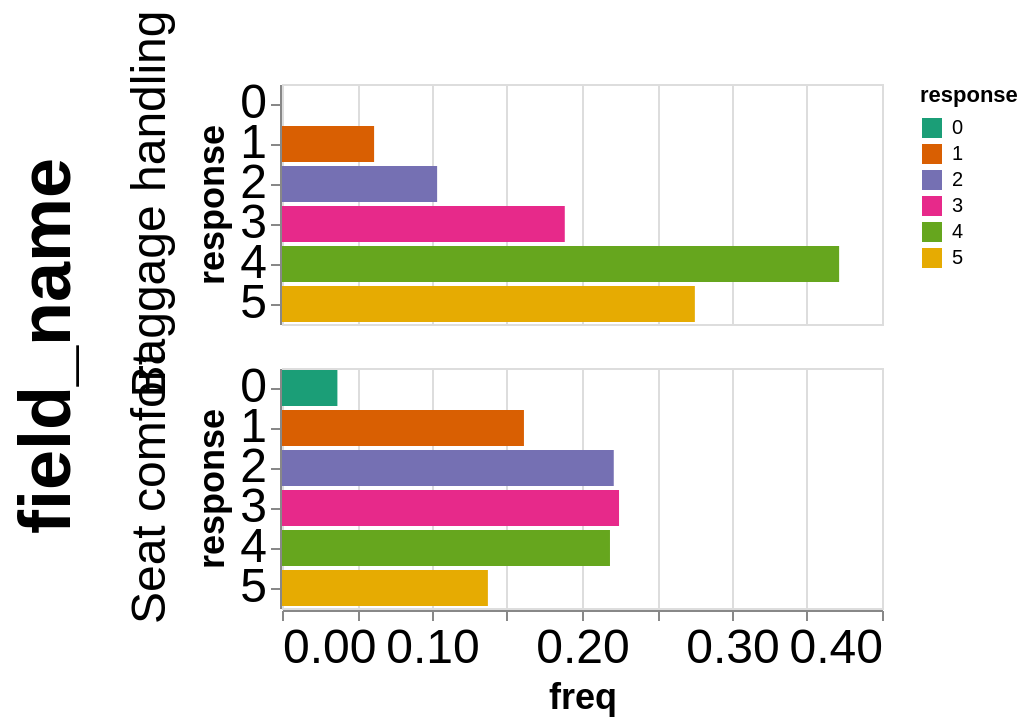

The specification (Vega-Lite) saved for this image:
### Vega-Lite specification from a JSON file in a GitHub repository (floating-point values rounded to 4 significant figures)
{"config": {"view": {}, "mark": {}, "axis": {"labelFontSize": 24, "titleFontSize": 18}, "header": {"labelFontSize": 24, "titleFontSize": 36}}, "data": {"name": "data-15438e8fdb25ef7003001cc1ded0d727"}, "facet": {"row": {"type": "nominal", "field": "field_name"}}, "spec": {"mark": "bar", "encoding": {"fill": {"type": "nominal", "field": "response", "scale": {"scheme": "dark2"}}, "x": {"type": "quantitative", "field": "freq"}, "y": {"type": "nominal", "field": "response"}}}, "$schema": "https://vega.github.io/schema/vega-lite/v5.json", "datasets": {"data-15438e8fdb25ef7003001cc1ded0d727": [{"Unnamed: 0": 0, "field_name": "Baggage handling", "response": 1, "count": 7975, "freq": 0.0614, "end_percent": 0.0614, "start_percent": 0.0, "negative": true, "end_percent2": -0.1034, "start_percent2": -0.1648}, {"Unnamed: 0": 1, "field_name": "Baggage handling", "response": 2, "count": 13432, "freq": 0.1034, "end_percent": 0.1648, "start_percent": 0.0614, "negative": true, "end_percent2": 0.0, "start_percent2": -0.1034}, {"Unnamed: 0": 2, "field_name": "Baggage handling", "response": 3, "count": 24485, "freq": 0.1885, "end_percent": 0.3533, "start_percent": 0.1648, "negative": false, "end_percent2": 0.1885, "start_percent2": 0.0}, {"Unnamed: 0": 3, "field_name": "Baggage handling", "response": 4, "count": 48240, "freq": 0.3714, "end_percent": 0.7248, "start_percent": 0.3533, "negative": false, "end_percent2": 0.5599, "start_percent2": 0.1885}, {"Unnamed: 0": 4, "field_name": "Baggage handling", "response": 5, "count": 35748, "freq": 0.2752, "end_percent": 1.0, "start_percent": 0.7248, "negative": false, "end_percent2": 0.8352, "start_percent2": 0.5599}, {"Unnamed: 0": 5, "field_name": "Seat comfort", "response": 0, "count": 4797, "freq": 0.03693, "end_percent": 0.03693, "start_percent": 0.0, "negative": true, "end_percent2": -0.3825, "start_percent2": -0.4194}, {"Unnamed: 0": 6, "field_name": "Seat comfort", "response": 1, "count": 20949, "freq": 0.1613, "end_percent": 0.1982, "start_percent": 0.03693, "negative": true, "end_percent2": -0.2212, "start_percent2": -0.3825}, {"Unnamed: 0": 7, "field_name": "Seat comfort", "response": 2, "count": 28726, "freq": 0.2212, "end_percent": 0.4194, "start_percent": 0.1982, "negative": true, "end_percent2": 0.0, "start_percent2": -0.2212}, {"Unnamed: 0": 8, "field_name": "Seat comfort", "response": 3, "count": 29183, "freq": 0.2247, "end_percent": 0.6441, "start_percent": 0.4194, "negative": false, "end_percent2": 0.2247, "start_percent2": 0.0}, {"Unnamed: 0": 9, "field_name": "Seat comfort", "response": 4, "count": 28398, "freq": 0.2186, "end_percent": 0.8627, "start_percent": 0.6441, "negative": false, "end_percent2": 0.4433, "start_percent2": 0.2247}, {"Unnamed: 0": 10, "field_name": "Seat comfort", "response": 5, "count": 17827, "freq": 0.1373, "end_percent": 1.0, "start_percent": 0.8627, "negative": false, "end_percent2": 0.5806, "start_percent2": 0.4433}]}}
